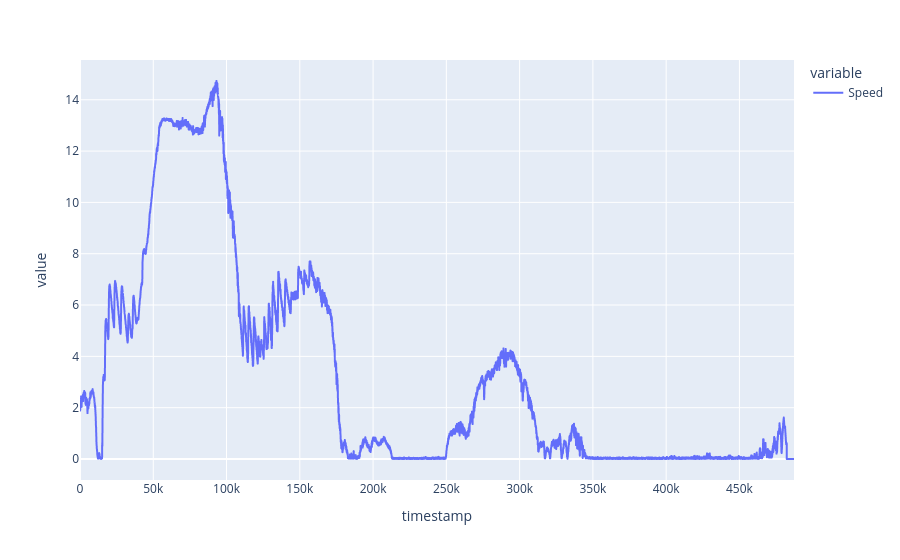

This figure's notebook cell:
### Code cell
px.line(df.Speed)

### Figure 1 — Plotly figure (JSON) as saved in the notebook; plotly's stock layout.template omitted (floating-point values rounded to 4 significant figures; data arrays with more than 128 entries replaced by an {"elided": "..."} marker saying what was removed)
{"data": [{"hovertemplate": "variable=Speed<br>timestamp=%{x}<br>value=%{y}<extra></extra>", "legendgroup": "Speed", "line": {"color": "#636efa", "dash": "solid"}, "marker": {"symbol": "circle"}, "mode": "lines", "name": "Speed", "showlegend": true, "x": {"elided": "12182 int values"}, "xaxis": "x", "y": {"elided": "12182 float values"}, "yaxis": "y", "type": "scattergl"}], "layout": {"xaxis": {"anchor": "y", "domain": [0.0, 1.0], "title": {"text": "timestamp"}}, "yaxis": {"anchor": "x", "domain": [0.0, 1.0], "title": {"text": "value"}}, "legend": {"title": {"text": "variable"}, "tracegroupgap": 0}, "margin": {"t": 60}}}
